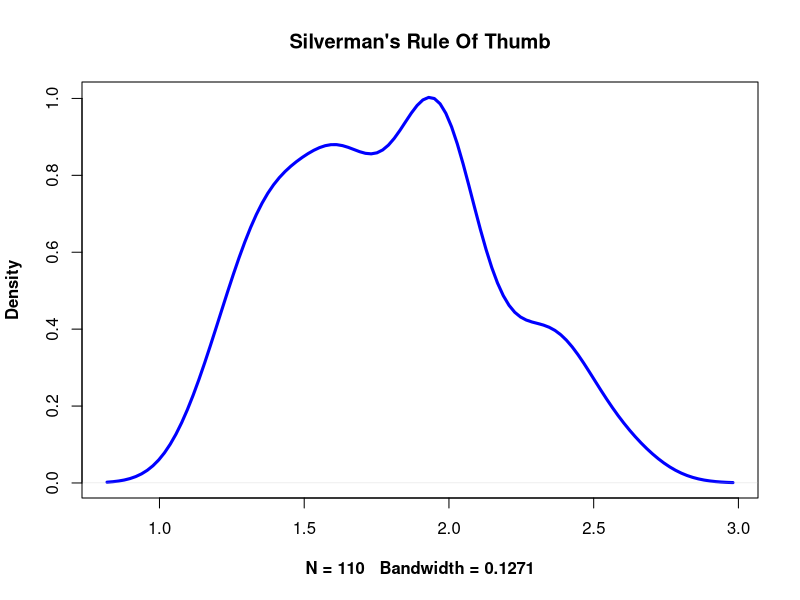
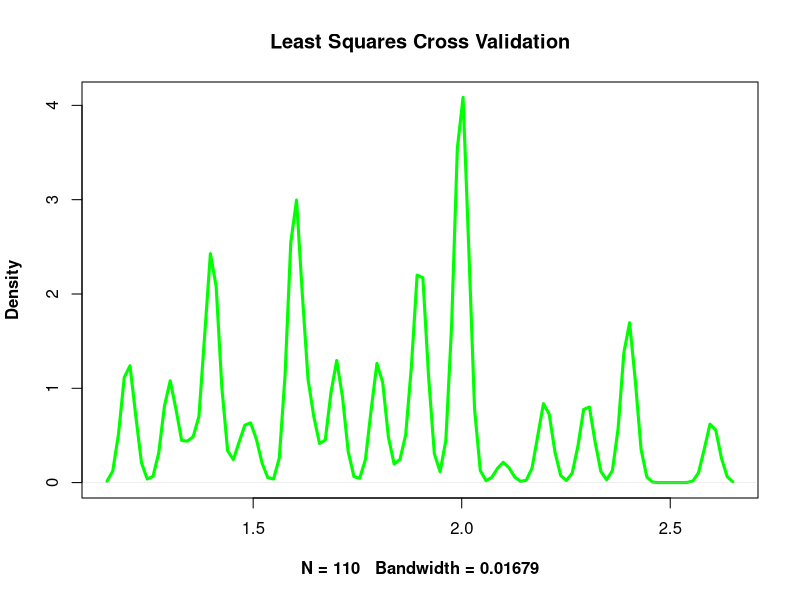
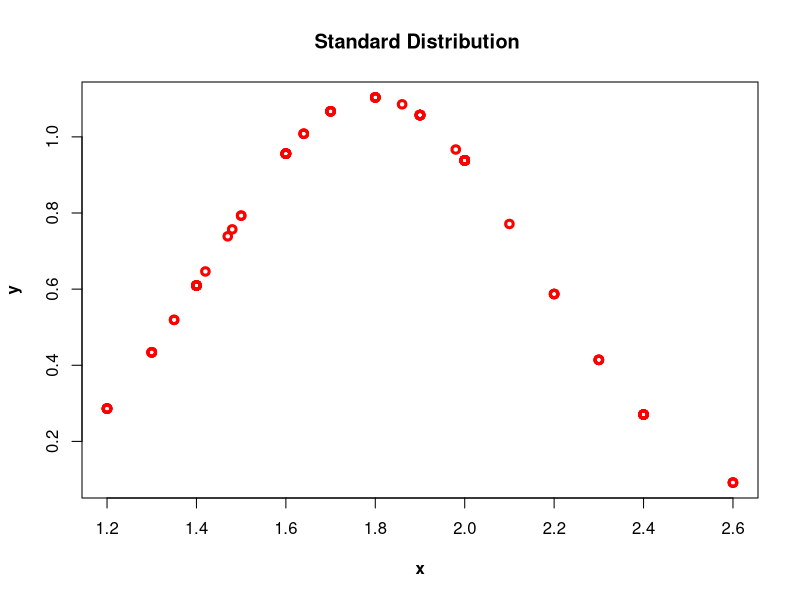

R code for these plots, in order:
dataset3=matrix(c(
  1.2,1.35,2.0,1.7,1.6,2.0,2.4,1.8,2.0,2.0,
  1.4,1.35,2.4,1.9,2.4,2.3,2.0,1.4,2.4,1.6,
  2.6,1.2,1.8,1.6,2.0,1.4,2.6,1.9,1.9,1.7,
  2.0,1.6,1.6,2.0,1.4,1.8,1.3,2.0,2.0,1.9,
  1.4,1.2,1.64,2.4,1.6,1.64,1.7,1.3,2.4,2.2,
  1.7,1.6,1.3,1.8,1.8,2.0,1.6,1.9,2.0,1.86,
  1.6,1.2,2.0,1.6,1.2,2.3,1.5,1.42,1.98,1.4,
  1.5,2.0,1.9,1.64,2.0,1.2,1.9,1.47,2.2,1.9,
  1.48,1.4,1.4,1.3,2.2,1.3,2.4,1.4,1.6,1.7,
  1.6,1.7,2.0,1.4,1.8,1.9,2.1,1.9,2.4,1.6,
  2.2,1.6,1.4,2.0,1.9,2.0,2.3,2.0,2.6,2.3), nrow=11, ncol = 10, byrow = TRUE)

par(mfrow =c(1,1))
#dx<-density(dataset1,bw=bw.nrd0(dataset1))

dx<-density(dataset3, n = 110,bw = "nrd0")


plot(dx,lwd=3,col="blue",main="Silverman's Rule Of Thumb",font.lab=2)

par(mfrow =c(1,1))
# create sequence of bandwidths, compute and plot CV function
dy<-density(dataset3, n = 110,bw = "ucv")
#' the Mean integral square Error
splxy = splinefun(dy$x, (dy$y - dnorm(dx$x))^2)
integrate(splxy, lower = min(dy$x), upper = max(dy$x))
plot(dy,lwd=3,col="green",main="Least Squares Cross Validation",font.lab=2)

# get the mean value from data given
mean(dataset3,na.rm=TRUE)
m <-mean(dataset3,na.rm=TRUE)
#get the Standard Deviation 
sd(dataset3,na.rm = TRUE)
Sd <-sd(dataset3,na.rm = TRUE)
# Get the standard Distribution 
dnorm(dataset3,m,Sd)
x=dataset3
y<-dnorm(dataset3,m,Sd)
plot(x,y,lwd=3,col="red",main="Standard Distribution ",font.lab=2)
# bias h1 of density using "Silverman's Rule Of Thumb" bandwidth selection
bias1=dx$y-y
bias1
# bias h1 of density using "Least Squares Cross Validation" bandwidth selection
bias2=dy$y-y
bias2
# variance  bias h1 of density using "Silverman's Rule Of Thumb" bandwidth selection
var1=var(bias1)
var1
# variance  bias h1 of density using "Least Squares Cross Validation" bandwidth selection
var2=var(bias2)
var2
#MISE of bias h1 of density using "Silverman's Rule Of Thumb" bandwidth selection





